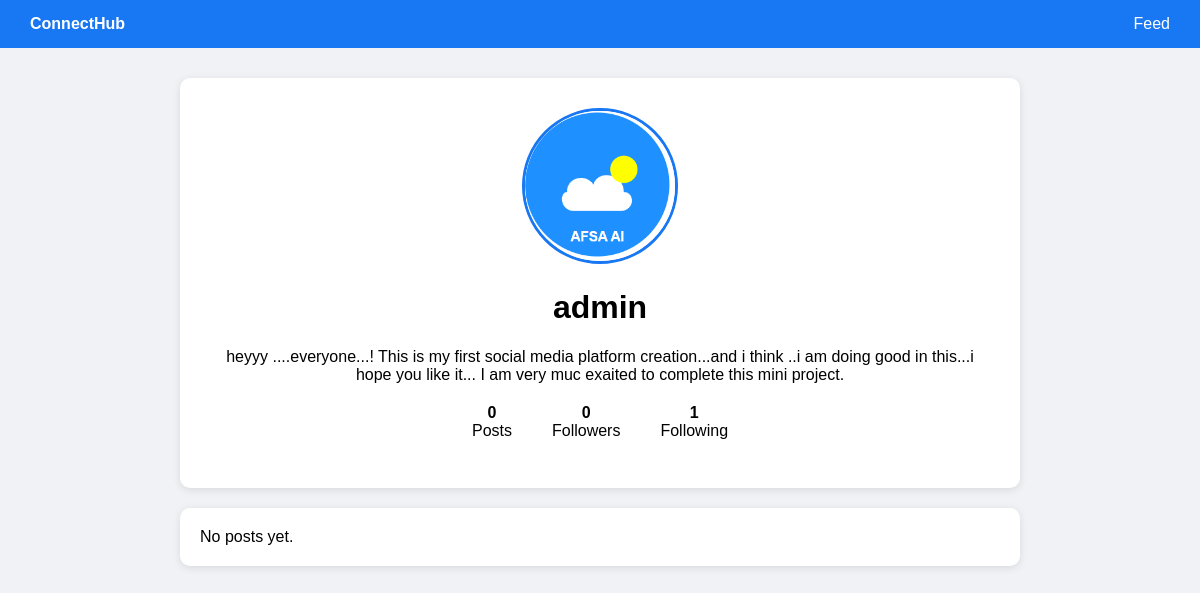
The app's page /profile/2/ with its own data.
### socialapp/models.py (models this page shows, shortened)
class Profile(models.Model):
    user = models.OneToOneField(User, on_delete=models.CASCADE)
    bio = models.TextField(blank=True)
    profile_picture = models.ImageField(
        upload_to='profile_pictures/',
        blank=True,
        null=True
    )

### socialapp/views.py (the view)
# urls.py: path('profile/<int:user_id>/', views.profile, name='profile'),
def profile(request, user_id):
    profile_user = get_object_or_404(User, id=user_id)
    profile_obj, created = Profile.objects.get_or_create(
        user=profile_user
    )
    posts = Post.objects.filter(
        user=profile_user
    ).order_by('-created_at')
    followers_count = Follow.objects.filter(
        following=profile_user
    ).count()
    following_count = Follow.objects.filter(
        follower=profile_user
    ).count()
    is_following = False
    if request.user.is_authenticated:
        is_following = Follow.objects.filter(
            follower=request.user,
            following=profile_user
        ).exists()
    return render(
        request,
        'profile.html',
        {
            'profile_user': profile_user,
            'profile_obj': profile_obj,
            'posts': posts,
            'followers_count': followers_count,
            'following_count': following_count,
            'is_following': is_following,
        }
    )

### templates/profile.html (shortened to what this page needs)
<!DOCTYPE html>
<html>
<head>
</head>
<body>
<div class="navbar">
    <strong>ConnectHub</strong>
    <span style="float:right;">
        <a href="/">Feed</a>
    </span>
</div>
<div class="container">
    <div class="profile-card">
        {% if profile_obj.profile_picture %}
            <img
                src="{{ profile_obj.profile_picture.url }}"
                alt="Profile Picture"
                class="profile-pic"
            >
        {% else %}
            <p>No Profile Picture</p>
        {% endif %}
        <h1>{{ profile_user.username }}</h1>
        <p>{{ profile_obj.bio }}</p>
        <div class="stats">
            <div>
                <strong>{{ posts.count }}</strong>
                <br>
                Posts
            </div>
            <div>
                <strong>{{ followers_count }}</strong>
                <br>
                Followers
            </div>
            <div>
                <strong>{{ following_count }}</strong>
                <br>
                Following
            </div>
        </div>
        <br>
    </div>
    {% for post in posts %}
        <div class="post-card">
            <p>{{ post.content }}</p>
            {% if post.image %}
                <img src="{{ post.image.url }}">
            {% endif %}
        </div>
    {% empty %}
        <div class="post-card">
            No posts yet.
        </div>
    {% endfor %}
</div>
</body>
</html>

### templates/profile.html (style rules this page uses)
body { font-family: Arial, sans-serif; background:#f0f2f5; margin:0; }
.navbar { background:#1877f2; color:white; padding:15px 30px; }
.navbar a { color:white; text-decoration:none; margin-left:15px; }
.container { width:70%; margin:30px auto; }
.profile-card { background:white; padding:30px; border-radius:10px; box-shadow:0 2px 8px rgba(0,0,0,.1); text-align:center; margin-bottom:20px; }
.profile-pic { width:150px; height:150px; border-radius:50%; object-fit:cover; border:3px solid #1877f2; }
.stats { display:flex; justify-content:center; gap:40px; margin-top:20px; }
.post-card { background:white; padding:20px; border-radius:10px; margin-bottom:20px; box-shadow:0 2px 8px rgba(0,0,0,.1); }

### records on screen
Profile: profile_picture (picture), bio "heyyy ....everyone...! This is my first social media platform creation...and i think ..i am doing good in this...i hope you like it... I am very muc exaited to complete this mini project."

### other values on screen
{{ profile_user.username }} "admin"
{{ posts.count }} "0"
{{ followers_count }} "0"
{{ following_count }} "1"
